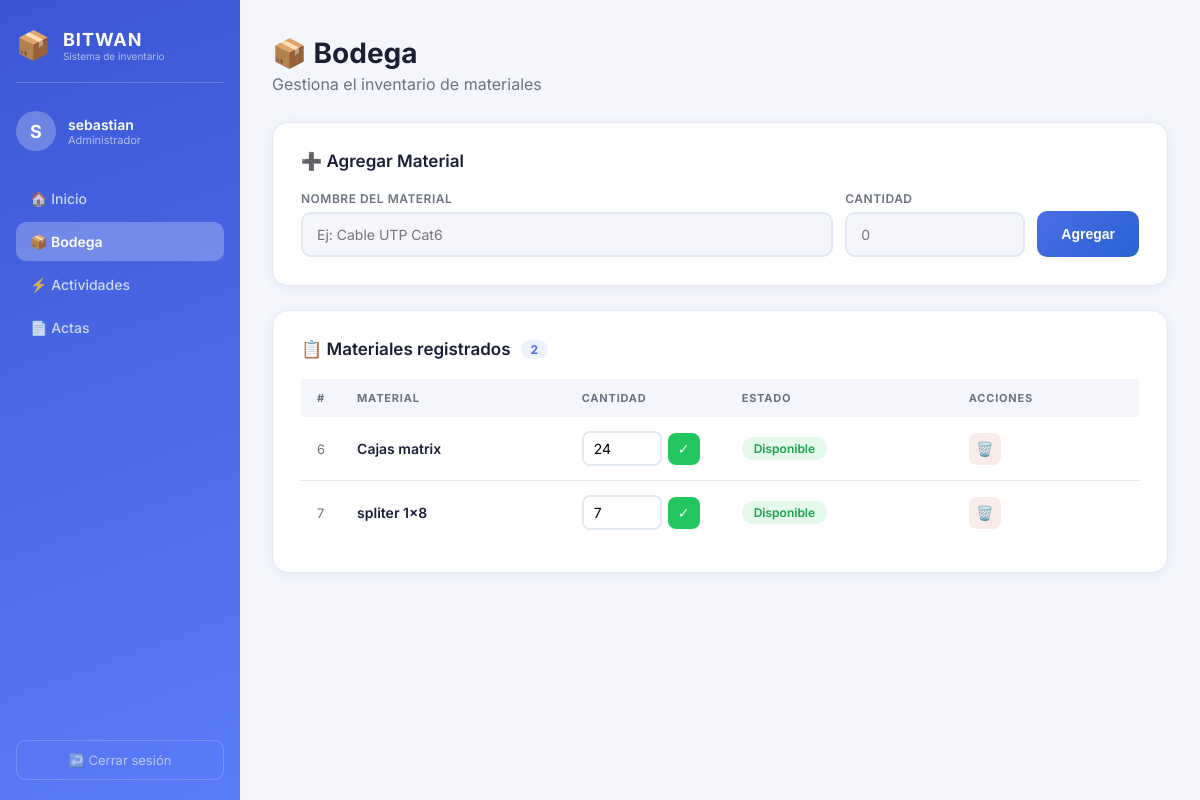
/bodega (signed in), run on the app's committed database.
### tables this page shows
CREATE TABLE materiales (
        id INTEGER PRIMARY KEY AUTOINCREMENT,
        nombre TEXT NOT NULL,
        cantidad INTEGER NOT NULL
    );

### app.py (the view, shortened to what this page needs)
@app.route('/bodega', methods=['GET','POST'])
def bodega():
    if session.get('rol') != 'admin': return redirect(url_for('inicio'))
    conn = get_db()
    mats = conn.execute("SELECT * FROM materiales ORDER BY nombre").fetchall()
    conn.close()
    return render_template('bodega.html', materiales=mats, usuario=session['usuario'])

### app.py (called while the page is built)
def get_db():
    conn = sqlite3.connect(DB)
    conn.row_factory = sqlite3.Row
    return conn

### templates/bodega.html (shortened to what this page needs)
<!DOCTYPE html>
<html lang="es">
<head>
    <link rel="stylesheet" href="{{ url_for('static', filename='bodega.css') }}">
</head>
<body>
<div class="layout">
    <aside class="sidebar">
        <div class="sidebar-brand">
            <span class="brand-icon">📦</span>
            <div>
                <div class="brand-name">BITWAN</div>
                <div class="brand-sub">Sistema de inventario</div>
            </div>
        </div>
        <div class="sidebar-user">
            <div class="user-avatar">{{ usuario[0].upper() }}</div>
            <div class="user-info">
                <div class="user-name">{{ usuario }}</div>
                <div class="user-role">Administrador</div>
            </div>
        </div>
        <nav class="sidebar-nav">
            <a href="/admin" class="nav-link">🏠 Inicio</a>
            <a href="/bodega" class="nav-link active">📦 Bodega</a>
            <a href="/actividades" class="nav-link">⚡ Actividades</a>
            <a href="/admin" class="nav-link">📄 Actas</a>
        </nav>
        <a href="/logout" class="btn-logout">↩️ Cerrar sesión</a>
    </aside>
    <main class="main">
        <div class="page-header">
            <h1>📦 Bodega</h1>
            <p>Gestiona el inventario de materiales</p>
        </div>
        <div class="card">
            <h2 class="card-title">➕ Agregar Material</h2>
            <form method="POST" class="form-agregar">
                <div class="form-row">
                    <div class="field">
                        <label>Nombre del material</label>
                        <input type="text" name="nombre" placeholder="Ej: Cable UTP Cat6" required>
                    </div>
                    <div class="field field-sm">
                        <label>Cantidad</label>
                        <input type="number" name="cantidad" placeholder="0" min="1" required>
                    </div>
                    <button type="submit" class="btn-add">Agregar</button>
                </div>
            </form>
        </div>
        <div class="card">
            <h2 class="card-title">📋 Materiales registrados
                <span class="badge">{{ materiales|length }}</span>
            </h2>
            {% if materiales %}
            <div class="table-wrap">
                <table>
                    <thead>
                        <tr>
                            <th>#</th>
                            <th>Material</th>
                            <th>Cantidad</th>
                            <th>Estado</th>
                            <th>Acciones</th>
                        </tr>
                    </thead>
                    <tbody>
                    {% for m in materiales %}
                        <tr>
                            <td class="td-id">{{ m[0] }}</td>
                            <td class="td-nombre">{{ m[1] }}</td>
                            <td class="td-cant">
                                <form method="POST" class="form-inline">
                                    <input type="number" name="cantidad" value="{{ m[2] }}" min="0" class="input-cant">
                                    <button type="submit" class="btn-save" title="Guardar">✓</button>
                                </form>
                            </td>
                            <td>
                                {% if m[2] == 0 %}
                                    <span class="tag tag-red">Sin stock</span>
                                {% elif m[2] < 5 %}
                                    <span class="tag tag-yellow">Stock bajo</span>
                                {% else %}
                                    <span class="tag tag-green">Disponible</span>
                                {% endif %}
                            </td>
                            <td>
                                <form method="POST" class="form-inline"
                                      onsubmit="return confirm('¿Eliminar {{ m[1] }}?')">
                                    <button type="submit" class="btn-del" title="Eliminar">🗑️</button>
                                </form>
                            </td>
                        </tr>
                    {% endfor %}
                    </tbody>
                </table>
            </div>
            {% else %}
            <div class="empty">
                <p>No hay materiales registrados aún.</p>
            </div>
            {% endif %}
        </div>
    </main>
</div>
</body>
</html>

### data on the page
materiales: id "6", nombre "Cajas matrix", cantidad "24", shows "Disponible"
materiales: id "7", nombre "spliter 1x8", cantidad "7", shows "Disponible"

### other printed values
{{ usuario[0].upper() }} "S"
{{ usuario }} "sebastian"
{{ materiales|length }} "2"
